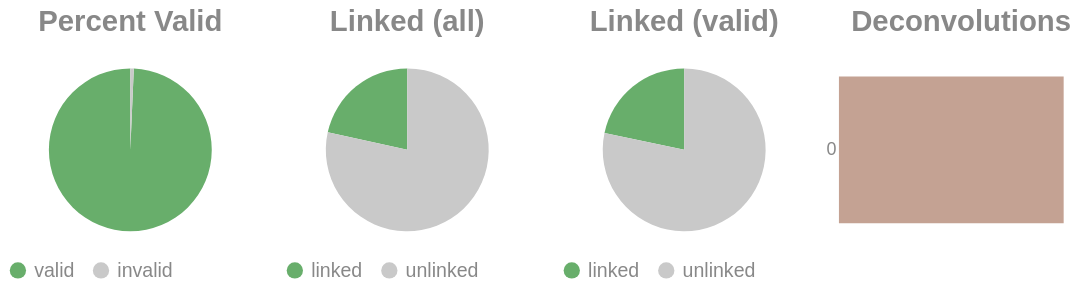

Notebook code cell kept with this figure:
### Code cell
if SKIPLR:
    pass
else:
    clash = Counter()
    for i in valids['molecule'].to_list():
        _mol = i.split("-")
        if len(_mol) == 1:
            clash.update('0')
        else:
            clash.update(_mol[-1])

    _d = {"deconvolutions": [], 'count': []}
    for k,v in clash.items():
        _d['deconvolutions'].append(k)
        _d['count'].append(v)

    tot_valid = valids['reads'].sum()
    mask = valids['reads'] >= 2
    n_linked_reads = valids.filter(mask)['reads'].sum()
    if n_linked_reads == 0:
        print_html("No linked molecules (>=2 reads) were detected; skipping linked-only distributions.")
        SKIPLR = True
    else:
        perc_valid = round(tot_valid / n_reads, 4)
        linked_perc_abs = round(n_linked_reads / n_reads, 4)
        linked_perc = round(n_linked_reads / tot_valid, 4)

    _valid = pl.DataFrame({"valids": ['valid', 'invalid'], "count": [tot_valid, n_reads - tot_valid]})
    _linked_abs = pl.DataFrame({"linked (absolute)": ['linked', 'unlinked'], "count": [n_linked_reads, n_reads - n_linked_reads]})
    _linked_rel = pl.DataFrame({"linked (valids)": ['linked', 'unlinked'], "count": [n_linked_reads, tot_valid - n_linked_reads]})

    (
        alt.hconcat(
            piechart(_valid, goodval = 'valid', title = "Percent Valid"),
            piechart(_linked_abs, goodval = "linked", title =  "Linked (all)"),
            piechart(_linked_rel, goodval = "linked", title =  "Linked (valid)"),
            convolutionbar(pl.DataFrame(_d), title = "Deconvolutions"),
            center = True,
            bounds = 'flush'
        )
        .resolve_scale(color='independent')
        .resolve_legend('independent')
        .properties(usermeta={'embedOptions': {"actions": False}})
    ).display()

### Figure 1 — Vega-Lite specification as saved in the notebook (floating-point values rounded to 4 significant figures)
{"width": "container", "height": 400, "config": {"title": {"anchor": "start", "dy": -15, "fontSize": 18, "color": "#888888", "subtitleColor": "#888888", "subtitleFontSize": 14}, "arc": {"fill": "#0072B2"}, "axis": {"domainColor": "#888888", "domainWidth": 0.5, "gridWidth": 0.2, "grid": false, "titleFontWeight": 400, "titleFontSize": 15, "labelFontSize": 11, "labelColor": "#888888", "tickColor": "#888888", "tickWidth": 0.2, "titleColor": "#888888"}, "axisBand": {"grid": false}, "axisX": {"grid": true, "tickSize": 10, "domainCap": "round"}, "axisY": {"domain": false, "grid": true, "tickSize": 0, "domainCap": "round"}, "background": "transparent", "header": {"labelFontSize": 15, "labelColor": "#888888", "titleFontSize": 15, "titleFontWeight": 600, "titleColor": "#888888"}, "legend": {"labelFont": "sans-serif", "labelFontSize": 12, "labelColor": "#888888", "symbolSize": 100, "symbolType": "circle", "titleFontSize": 12, "titlePadding": 10, "titleColor": "#888888", "title": null}, "range": {"category": ["#E69F00", "#56B4E9", "#009E73", "#F0E442", "#0072B2", "#D55E00", "#CC79A7", "#000000"], "diverging": ["#cfe8f3", "#a2d4ec", "#73bfe2", "#46abdb", "#1696d2", "#12719e"]}, "area": {"fill": "#0072B2", "fillOpacity": 0.7, "line": true, "strokeOpacity": 0.7}, "line": {"color": "#0072B2", "stroke": "#0072B2", "strokeWidth": 2}, "trail": {"color": "#0072B2", "stroke": "#0072B2", "strokeWidth": 0, "size": 1}, "point": {"filled": true, "fillOpacity": 1.0, "size": 95}, "text": {"color": "#888888", "fontSize": 11, "align": "right", "fontWeight": 400, "size": 11}, "bar": {"fill": "#0072B2", "stroke": null}, "view": {"stroke": null, "continuousWidth": 660, "continuousHeight": 400}}, "hconcat": [{"data": {"name": "data-6441a0a6b22358cb9e8f40f3eab98b06"}, "mark": {"type": "arc"}, "encoding": {"color": {"field": "valids", "legend": {"orient": "bottom", "title": null}, "scale": {"domain": ["valid", "invalid"], "range": ["#68ae6b", "#C9C9C9"]}, "title": "Valids", "type": "nominal"}, "theta": {"field": "count", "type": "quantitative"}, "tooltip": [{"field": "valids", "title": "Valids", "type": "ordinal"}, {"field": "percent", "format": ".2%", "title": "Percent", "type": "quantitative"}, {"field": "count", "title": "Count", "type": "quantitative"}]}, "height": 100, "title": {"text": "Percent Valid", "align": "center", "anchor": "middle"}, "transform": [{"calculate": "datum.count / 6314939", "as": "percent"}], "width": 150}, {"data": {"name": "data-661a43ff48645ef3f8bb82f984185f98"}, "mark": {"type": "arc"}, "encoding": {"color": {"field": "linked (absolute)", "legend": {"orient": "bottom", "title": null}, "scale": {"domain": ["linked", "unlinked"], "range": ["#68ae6b", "#C9C9C9"]}, "title": "Linked (Absolute)", "type": "nominal"}, "theta": {"field": "count", "type": "quantitative"}, "tooltip": [{"field": "linked (absolute)", "title": "Linked (Absolute)", "type": "ordinal"}, {"field": "percent", "format": ".2%", "title": "Percent", "type": "quantitative"}, {"field": "count", "title": "Count", "type": "quantitative"}]}, "height": 100, "title": {"text": "Linked (all)", "align": "center", "anchor": "middle"}, "transform": [{"calculate": "datum.count / 6314939", "as": "percent"}], "width": 150}, {"data": {"name": "data-db0eed6df1ca6f737327295e28333f16"}, "mark": {"type": "arc"}, "encoding": {"color": {"field": "linked (valids)", "legend": {"orient": "bottom", "title": null}, "scale": {"domain": ["linked", "unlinked"], "range": ["#68ae6b", "#C9C9C9"]}, "title": "Linked (Valids)", "type": "nominal"}, "theta": {"field": "count", "type": "quantitative"}, "tooltip": [{"field": "linked (valids)", "title": "Linked (Valids)", "type": "ordinal"}, {"field": "percent", "format": ".2%", "title": "Percent", "type": "quantitative"}, {"field": "count", "title": "Count", "type": "quantitative"}]}, "height": 100, "title": {"text": "Linked (valid)", "align": "center", "anchor": "middle"}, "transform": [{"calculate": "datum.count / 6271786", "as": "percent"}], "width": 150}, {"data": {"name": "data-fe0cbc4888cd9b0fa14bccf98140738d"}, "mark": {"type": "bar"}, "encoding": {"color": {"field": "deconvolutions", "legend": null, "scale": {"scheme": "lightgreyred"}, "type": "nominal"}, "tooltip": [{"field": "deconvolutions", "title": "Deconvolutions", "type": "ordinal"}, {"field": "percent", "format": ".2%", "title": "Percent", "type": "quantitative"}, {"field": "count", "title": "Count", "type": "quantitative"}], "x": {"axis": null, "field": "count", "type": "quantitative"}, "y": {"field": "deconvolutions", "sort": "ascending", "title": null, "type": "nominal"}}, "height": 100, "title": {"text": "Deconvolutions", "align": "center", "anchor": "middle"}, "transform": [{"calculate": "datum.count / 5518233", "as": "percent"}], "width": 150}], "bounds": "flush", "center": true, "resolve": {"legend": {"angle": "independent"}, "scale": {"color": "independent"}}, "usermeta": {"embedOptions": {"actions": false}}, "$schema": "https://vega.github.io/schema/vega-lite/v6.1.0.json", "datasets": {"data-6441a0a6b22358cb9e8f40f3eab98b06": [{"valids": "valid", "count": 6271786}, {"valids": "invalid", "count": 43153}], "data-661a43ff48645ef3f8bb82f984185f98": [{"linked (absolute)": "linked", "count": 1360111}, {"linked (absolute)": "unlinked", "count": 4954828}], "data-db0eed6df1ca6f737327295e28333f16": [{"linked (valids)": "linked", "count": 1360111}, {"linked (valids)": "unlinked", "count": 4911675}], "data-fe0cbc4888cd9b0fa14bccf98140738d": [{"deconvolutions": "0", "count": 5518233}]}}
